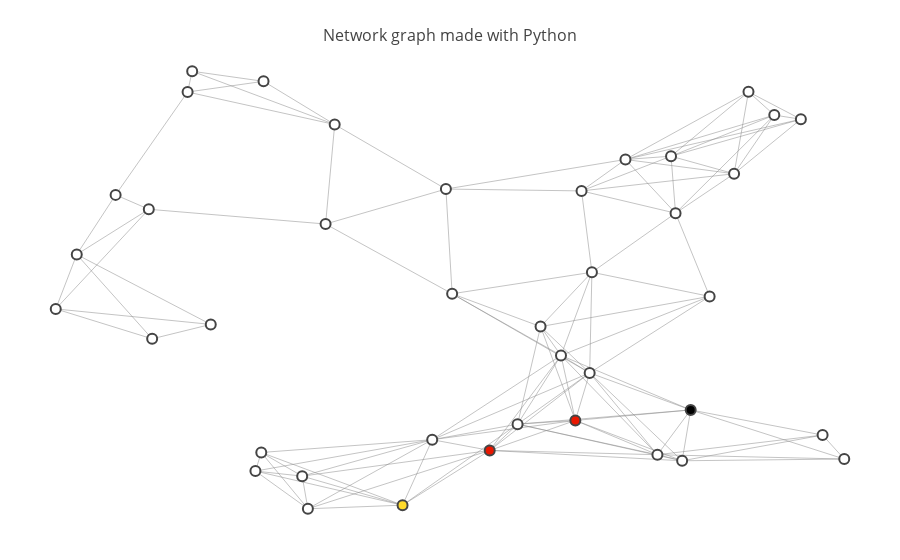

Here is the notebook cell this chart was saved with:
### Code cell
# Declare & Initialize Variables
start = 10
goal = 20

# Visualize Path
show_map(map_40, start=start, goal=goal, path=PathPlanner(map_40, start, goal).path)

### Figure 1 — Plotly figure (JSON) as saved in the notebook; plotly's stock layout.template omitted (floating-point values rounded to 4 significant figures; data arrays with more than 128 entries replaced by an {"elided": "..."} marker saying what was removed)
{"data": [{"hoverinfo": "none", "line": {"color": "#888", "width": 0.5}, "mode": "lines", "type": "scatter", "x": {"elided": "369 float values"}, "y": {"elided": "369 float values"}}, {"hoverinfo": "text", "marker": {"color": [0, 2, 0, 0, 0, 0, 0, 0, 0, 0, 3, 0, 0, 0, 0, 0, 0, 0, 0, 0, 1, 0, 0, 0, 0, 2, 0, 0, 0, 0, 0, 0, 0, 0, 0, 0, 0, 0, 0, 0], "colorbar": {"thickness": 15, "title": "Node Connections", "titleside": "right", "xanchor": "left"}, "colorscale": "Hot", "line": {"width": 2}, "reversescale": true, "showscale": false, "size": 10}, "mode": "markers", "text": ["Intersection 0", "Intersection 1", "Intersection 2", "Intersection 3", "Intersection 4", "Intersection 5", "Intersection 6", "Intersection 7", "Intersection 8", "Intersection 9", "Intersection 10", "Intersection 11", "Intersection 12", "Intersection 13", "Intersection 14", "Intersection 15", "Intersection 16", "Intersection 17", "Intersection 18", "Intersection 19", "Intersection 20", "Intersection 21", "Intersection 22", "Intersection 23", "Intersection 24", "Intersection 25", "Intersection 26", "Intersection 27", "Intersection 28", "Intersection 29", "Intersection 30", "Intersection 31", "Intersection 32", "Intersection 33", "Intersection 34", "Intersection 35", "Intersection 36", "Intersection 37", "Intersection 38", "Intersection 39"], "type": "scatter", "x": [0.7802, 0.525, 0.8085, 0.2599, 0.7354, 0.09089, 0.314, 0.6825, 0.2013, 0.8552, 0.7582, 0.2531, 0.4814, 0.9112, 0.04581, 0.4583, 0.1294, 0.6077, 0.7196, 0.886, 0.4238, 0.8252, 0.4742, 0.2625, 0.9364, 0.6243, 0.5573, 0.7483, 0.6436, 0.3451, 0.02142, 0.641, 0.1744, 0.1333, 0.584, 0.3074, 0.7406, 0.3345, 0.1797, 0.6315], "y": [0.4947, 0.1495, 0.7696, 0.1449, 0.809, 0.7223, 0.01876, 0.8016, 0.432, 0.9011, 0.2403, 0.1032, 0.5006, 0.1839, 0.5887, 0.1736, 0.69, 0.3623, 0.1399, 0.8919, 0.02677, 0.9533, 0.7353, 0.9768, 0.1302, 0.2167, 0.2084, 0.1263, 0.5489, 0.88, 0.4666, 0.3233, 0.9529, 0.3997, 0.427, 0.09187, 0.6813, 0.6569, 0.9994, 0.7312]}], "layout": {"hovermode": "closest", "margin": {"b": 20, "l": 5, "r": 5, "t": 40}, "showlegend": false, "title": "<br>Network graph made with Python", "titlefont": {"size": 16}, "xaxis": {"showgrid": false, "showticklabels": false, "zeroline": false}, "yaxis": {"showgrid": false, "showticklabels": false, "zeroline": false}}}
